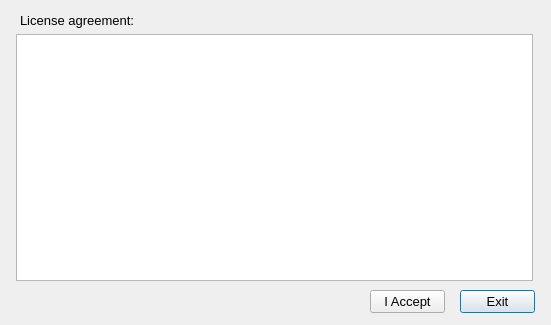
<?xml version="1.0" encoding="UTF-8"?>
<ui version="4.0">
 <class>LicenseAgreement_Dialog</class>
 <widget class="QDialog" name="LicenseAgreement_Dialog">
  <property name="geometry">
   <rect>
    <x>0</x>
    <y>0</y>
    <width>551</width>
    <height>325</height>
   </rect>
  </property>
  <property name="minimumSize">
   <size>
    <width>551</width>
    <height>325</height>
   </size>
  </property>
  <property name="maximumSize">
   <size>
    <width>551</width>
    <height>325</height>
   </size>
  </property>
  <property name="font">
   <font>
    <pointsize>10</pointsize>
   </font>
  </property>
  <property name="windowTitle">
   <string>Software license agreement</string>
  </property>
  <widget class="QLabel" name="label_4">
   <property name="geometry">
    <rect>
     <x>20</x>
     <y>10</y>
     <width>161</width>
     <height>20</height>
    </rect>
   </property>
   <property name="font">
    <font>
     <pointsize>10</pointsize>
    </font>
   </property>
   <property name="text">
    <string>License agreement:</string>
   </property>
   <property name="alignment">
    <set>Qt::AlignLeading|Qt::AlignLeft|Qt::AlignVCenter</set>
   </property>
  </widget>
  <widget class="QPushButton" name="_102">
   <property name="geometry">
    <rect>
     <x>460</x>
     <y>290</y>
     <width>75</width>
     <height>23</height>
    </rect>
   </property>
   <property name="text">
    <string>Exit</string>
   </property>
  </widget>
  <widget class="QPushButton" name="_101">
   <property name="geometry">
    <rect>
     <x>370</x>
     <y>290</y>
     <width>75</width>
     <height>23</height>
    </rect>
   </property>
   <property name="text">
    <string>I Accept</string>
   </property>
  </widget>
  <widget class="QTextEdit" name="_100">
   <property name="geometry">
    <rect>
     <x>16</x>
     <y>34</y>
     <width>517</width>
     <height>247</height>
    </rect>
   </property>
   <property name="readOnly">
    <bool>true</bool>
   </property>
  </widget>
 </widget>
 <resources/>
 <connections/>
</ui>
